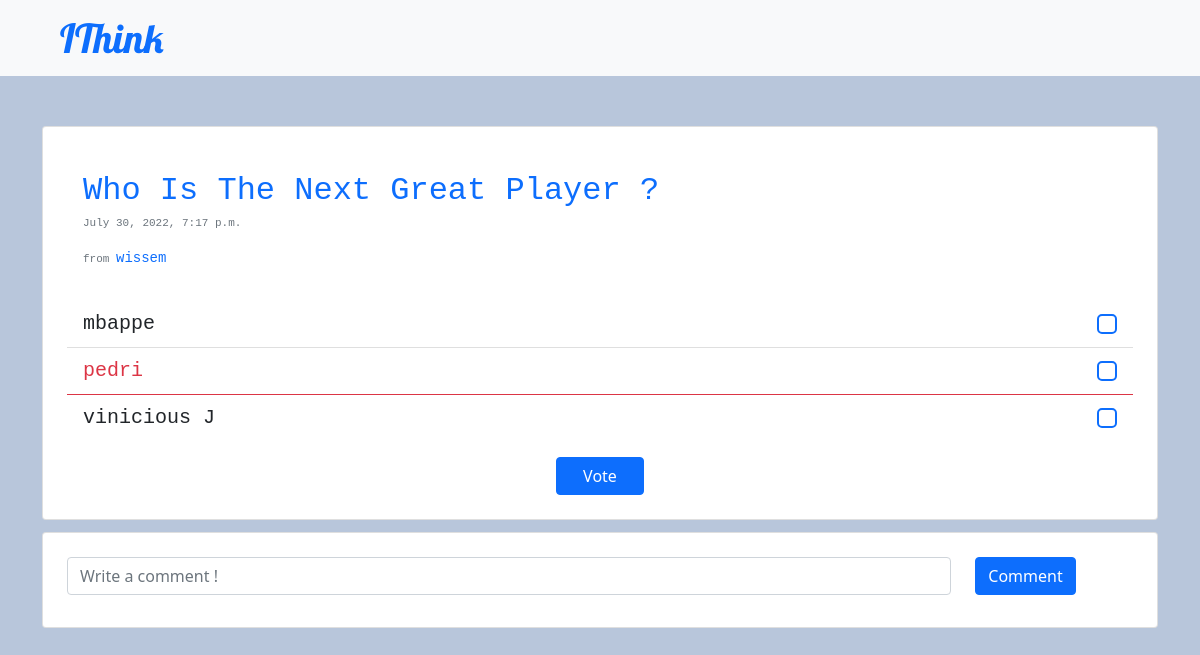
/poll/3, run on the app's committed database.
### polls/models.py (models this page shows, shortened)
class poll(models.Model):
    genres = (
        ('p', 'politics'),
        ('s', 'sports'),
        ('g', 'gaming'),
        ('h', 'health'),
        ('m', 'music'),
    )
    status = (
        ('approved', 'approved'),
        ('pending', 'pending'),
        ('disapproved', 'disapproved')
    )
    creator = models.CharField(max_length=30)
    status = models.CharField(
        max_length=11, choices=status, default="pending")
    question = models.CharField(max_length=200)
    genre = models.CharField(max_length=10, choices=genres)
    answer1 = models.CharField(max_length=200, blank=True, null=True)
    count1 = models.IntegerField(default=0)
    answer2 = models.CharField(max_length=200, blank=True, null=True)
    count2 = models.IntegerField(default=0)
    answer3 = models.CharField(max_length=200, blank=True, null=True)
    count3 = models.IntegerField(default=0)
    answer4 = models.CharField(max_length=200, blank=True, null=True)
    count4 = models.IntegerField(default=0)
    answer5 = models.CharField(max_length=200, blank=True, null=True)
    count5 = models.IntegerField(default=0)
    answer6 = models.CharField(max_length=200, blank=True, null=True)
    count6 = models.IntegerField(default=0)
    created_time = models.DateTimeField(default=timezone.now)

### polls/views.py (the view, shortened to what this page needs)
# urls.py: path('poll/<int:pk>', vote, name="poll_vote"),
def vote(request, pk):
    polll = poll.objects.get(id=pk)
    if polll.status in ["disapproved", "pending"] and polll.creator == str(request.user):
        messages.success(request, f"{polll.status.title()} !")
    context = {
        'polls': polll
    }
    comments = poll_comment.objects.filter(
        poll=poll.objects.get(id=pk))
    if len(comments) > 3:
        context["comments"] = comments[:3]
        context["show_more"] = True
    else:
        context["comments"] = comments
        context["show_more"] = False
    voted_polls = voted.objects.filter(poll=187)
    choices = {
        "1": 0,
        "2": 1,
        "3": 0,
        "4": 0,
        "5": 0,
        "6": 0,
    }
    for i in voted_polls:
        choices[str(i.choice)] += 1
    context["max_choice"] = int(max(choices, key=choices.get))
    return render(request, 'polls/pollVote.html', context)

### templates/polls/pollVote.html (shortened to what this page needs)
<!DOCTYPE html>
<html lang="en">
  <head>
    <link
      href="https://cdn.jsdelivr.net/npm/bootstrap@5.1.3/dist/css/bootstrap.min.css"
      rel="stylesheet"
    />
    {% extends "main.html" %}
    {% load static %}
    {% block content %}
      <div class="container">
        <div class="card p-4">
          <div class="font-monospace p-3 fs-2 text-primary" style="background-color:white">
            <div class="" >
              {{polls.question|title}}
            </div>
            <form method="POST">
            <p class="text-secondary" style="font-size: 11px;">
              {{ polls.created_time }}
            </p>
            <p class="text-secondary" style="font-size: 11px;">
              from  <a href="{% url "profile" polls.creator  %}" class="text-decoration-none" style="font-size: 14px;" >{{ polls.creator }}</a>
            </p>
            </form>
        </div>
          <form method="POST">
            <ul class="list-group list-group-flush fs-5">
              {% if polls.answer1 != None %}
                {% if max_choice == 1 %}
              <div class="list-group-item font-monospace d-flex flex-row border-danger">
                <div class="text-danger" style="width:80%;">
                {% else %}
              <div class="list-group-item font-monospace d-flex flex-row">
                <div style="width:80%;">
                {% endif %}
                  {{ polls.answer1 }}
                </div>
                <div style="width:20%">
                  <input class="form-check-input float-end border-2 border-primary" type="checkbox" name="answer" value="answer1" >
                </div>
              </div>
              {% endif %}
              {% if polls.answer2 != None %}
              {% if max_choice == 2 %}
              <div class="list-group-item font-monospace d-flex flex-row border-danger">
                <div class="text-danger" style="width:80%;">
                {% else %}
              <div class="list-group-item font-monospace d-flex flex-row">
                <div style="width:80%;">
                {% endif %}
                  {{ polls.answer2 }}
                </div>
                <div style="width:20%">
                  <input class="form-check-input float-end border-2 border-primary" type="checkbox" name="answer" value="answer2" >
                </div>
              </div>
              {% endif %}
              {% if polls.answer3 != None %}
              {% if max_choice == 3 %}
              <div class="list-group-item font-monospace d-flex flex-row border-danger">
                <div class="text-danger" style="width:80%;">
                {% else %}
              <div class="list-group-item font-monospace d-flex flex-row">
                <div style="width:80%;">
                {% endif %}
                  {{ polls.answer3 }}
                </div>
                <div style="width:20%">
                  <input class="form-check-input float-end border-2 border-primary" type="checkbox" name="answer" value="answer3" >
                </div>
              </div>
              {% endif %}
            </ul>
            <div class="d-grid col-1 mx-auto">
              <button type="submit" class="btn btn-primary mt-3" name="vote" >Vote</button>
            </div>
          </form>
        </div>
      </div>
      <div class="container" style="margin-top:1%" >
        <div class="card p-4">
          <form method="POST">
            <div class="row mb-2">
              <div class="col-10">
                <input type="text" class="form-control" placeholder="Write a comment !" name="comment" rows="1" ></input>
              </div>
              <div class="col" style="">
                <button type="submit" class="btn btn-primary" name="comment" >Comment</button>
              </div>
            </div>
          </form>
          </div>
        </div>
      <div class="" style="height:50px">
      </div>
      {% endblock content %}

### static/css/styles.css (style rules this page uses)
body { background-color: #b8c6db; }
.container { margin-top: 50px; box-shadow: 0 0 10px 12px rbga(100, 100, 100, 0.1); border-radius: 10px; }

### data on the page
poll: question "Who Is The Next Great Player ?", created_time "July 30, 2022, 7:17 p.m.", creator "wissem", answer1 "mbappe", answer2 "pedri", answer3 "vinicious J"
